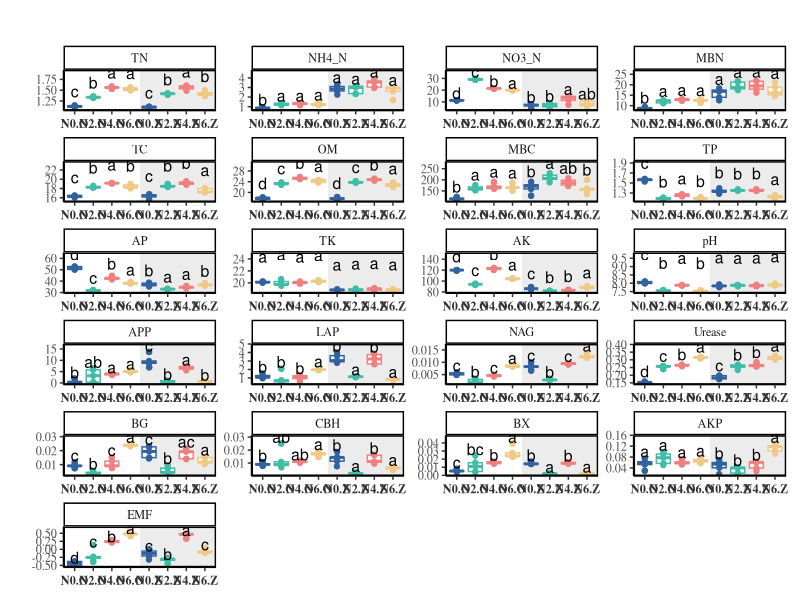

Recreate this plot in R.
setwd("C:/Users/ADMIN/Desktop/Longterm N code/Fig.S7/")
rm(list = ls())
a <- read.csv("env.csv", header = TRUE)
a$Treatment <- NULL
library(reshape2)
library(multcomp)
library(ggplot2)
library(tidyverse)
library(dplyr)

# Extract Nitrogen treatment samples
Nitrogen <- a[grepl("N0|N2|N4|N6", a$sample), ]

### Original samples
Nitrogen_O <- subset(Nitrogen, Nitrogen$Niche == "Original")
Nitrogen_z <- subset(Nitrogen, Nitrogen$Niche == "Root_zone")
Nitrogen2 <- Nitrogen_O
data <- Nitrogen2
values <- colnames(Nitrogen2)[4:24]
group <- c("group")

stat_anova <- NULL
data_list <- NULL

for (i in group) {
  for (j in values) {
    dat <- data[c(i, j)]
    names(dat) <- c('class', 'var')
    dat$class <- factor(dat$class)
    
    fit <- aov(var ~ class, dat)
    p_value <- summary(fit)[[1]][1, 5]
    
    # Determine significance level
    if (p_value < 0.001) {
      sig <- '***'
    } else if (p_value >= 0.001 & p_value < 0.01) {
      sig <- '**'
    } else if (p_value >= 0.01 & p_value < 0.05) {
      sig <- '*'
    } else {
      sig <- ''
    }
    
    stat_anova <- rbind(stat_anova, c(i, j, p_value, sig))
    
    # Tukey HSD test (multcomp package), multiple comparisons
    tuk <- cld(glht(fit, alternative = 'two.sided', linfct = mcp(class = 'Tukey')), sig = p, decreasing = TRUE)
    
    # Extract significance letters "abc" from cld() output
    sig <- data.frame(tuk$mcletters$Letters, stringsAsFactors = FALSE)
    names(sig) <- 'sig'
    sig$class <- rownames(sig)
    sig$var <- j
    
    dat_new <- dat %>% group_by(class) %>% mutate(mean = mean(var), sd = sd(var))
    dat_new2 <- unique(dat_new[, c(1, 3, 4)])
    dat_new2$class <- as.character(dat_new2$class)
    dat_new2$group <- i
    
    dat_new2 <- merge(dat_new2, sig, by = 'class')
    dat_new2 <- dat_new2[c(4, 6, 1, 2, 3, 5)]
    
    data_list <- rbind(data_list, dat_new2)
  }
}

stat_anova
data_list
ori <- data_list

library(rstatix)
Nitrogen2 <- Nitrogen_O
Nitrogen_l <- melt(Nitrogen2, id.vars = c("sample", "group", "Niche"), variable.name = "Variable", value.name = "Value")

library(dplyr)
test <- data_list
test <- test[, c(2:6)]
colnames(test)[1] <- c("Variable")
colnames(test)[2] <- c("group")

new_df <- Nitrogen2 %>% group_by(group) %>% summarize_all(max)
Nitrogen_m <- melt(new_df, id.vars = c("group", "sample", "Niche"), variable.name = "Variable", value.name = "max")
test$max <- Nitrogen_m$max[match(paste(test$Variable, test$group, sep = "_"), paste(Nitrogen_m$Variable, Nitrogen_m$group, sep = "_"))]

new_df2 <- Nitrogen2 %>% summarize_all(max)
Nitrogen_x <- melt(new_df2, id.vars = c("group", "sample", "Niche"), variable.name = "Variable", value.name = "max")
test$x <- Nitrogen_x$max[match(test$Variable, Nitrogen_x$Variable)]

colors <- c("#88CCEE", "#44AA99", "#117733", "#999933",
            "#BFDDEE", "#78C1D6", "#459F80", "#C5C297")

ori_l <- Nitrogen_l
ori_test <- test

######## RZS samples ####
Nitrogen2 <- Nitrogen_z
data <- Nitrogen2
values <- colnames(Nitrogen2)[4:24]
group <- c("group")

stat_anova <- NULL
data_list <- NULL

for (i in group) {
  for (j in values) {
    dat <- data[c(i, j)]
    names(dat) <- c('class', 'var')
    dat$class <- factor(dat$class)
    
    fit <- aov(var ~ class, dat)
    p_value <- summary(fit)[[1]][1, 5]
    
    # Determine significance level
    if (p_value < 0.001) {
      sig <- '***'
    } else if (p_value >= 0.001 & p_value < 0.01) {
      sig <- '**'
    } else if (p_value >= 0.01 & p_value < 0.05) {
      sig <- '*'
    } else {
      sig <- ''
    }
    
    stat_anova <- rbind(stat_anova, c(i, j, p_value, sig))
    
    # Tukey HSD test (multcomp package), multiple comparisons
    tuk <- cld(glht(fit, alternative = 'two.sided', linfct = mcp(class = 'Tukey')), sig = p, decreasing = TRUE)
    
    # Extract significance letters "abc" from cld() output
    sig <- data.frame(tuk$mcletters$Letters, stringsAsFactors = FALSE)
    names(sig) <- 'sig'
    sig$class <- rownames(sig)
    sig$var <- j
    
    dat_new <- dat %>% group_by(class) %>% mutate(mean = mean(var), sd = sd(var))
    dat_new2 <- unique(dat_new[, c(1, 3, 4)])
    dat_new2$class <- as.character(dat_new2$class)
    dat_new2$group <- i
    
    dat_new2 <- merge(dat_new2, sig, by = 'class')
    dat_new2 <- dat_new2[c(4, 6, 1, 2, 3, 5)]
    
    data_list <- rbind(data_list, dat_new2)
  }
}

stat_anova
data_list
rz <- data_list

library(rstatix)
Nitrogen2 <- Nitrogen_z
Nitrogen_l <- melt(Nitrogen2, id.vars = c("sample", "group", "Niche"), variable.name = "Variable", value.name = "Value")

library(dplyr)
test <- data_list
test <- test[, c(2:6)]
colnames(test)[1] <- c("Variable")
colnames(test)[2] <- c("group")

new_df <- Nitrogen2 %>% group_by(group) %>% summarize_all(max)
Nitrogen_m <- melt(new_df, id.vars = c("group", "sample", "Niche"), variable.name = "Variable", value.name = "max")
test$max <- Nitrogen_m$max[match(paste(test$Variable, test$group, sep = "_"), paste(Nitrogen_m$Variable, Nitrogen_m$group, sep = "_"))]

new_df2 <- Nitrogen2 %>% summarize_all(max)
Nitrogen_x <- melt(new_df2, id.vars = c("group", "sample", "Niche"), variable.name = "Variable", value.name = "max")
test$x <- Nitrogen_x$max[match(test$Variable, Nitrogen_x$Variable)]

colors <- c("#88CCEE", "#44AA99", "#117733", "#999933",
            "#BFDDEE", "#78C1D6", "#459F80", "#C5C297")

rz_l <- Nitrogen_l
rz_test <- test

#### Combine boxplots ####
total_l <- rbind(ori_l, rz_l)
total_test <- rbind(ori_test, rz_test)

total_l$group <- factor(total_l$group, levels = c("N0.O", "N2.O", "N4.O", "N6.O",
                                                  "N0.Z", "N2.Z", "N4.Z", "N6.Z"))

total_test$group <- factor(total_test$group, levels = c("N0.O", "N2.O", "N4.O", "N6.O",
                                                        "N0.Z", "N2.Z", "N4.Z", "N6.Z"))

# Note: 'var' variable not defined in provided code, using values instead
total_l$Variable <- factor(total_l$Variable, levels = values)
total_test$Variable <- factor(total_test$Variable, levels = values)

colors <- rep(c("#3162A0", "#3FBDA7", "#F08080", "#F0C986"), 2)

library(dplyr)
total_test <- total_test %>%
  group_by(Variable) %>%
  mutate(ymax = max(max))

p_nitrogen <- ggplot(total_l, aes(group, Value)) +
  geom_rect(aes(xmin = "N0.Z", xmax = "N6.Z", ymin = -Inf, ymax = Inf), fill = "#ECECEC", alpha = 0.3) +
  geom_rect(aes(xmin = 4.5, xmax = 8.5, ymin = -Inf, ymax = Inf), fill = "#ECECEC", alpha = 0.3) +
  geom_boxplot(aes(group, Value, color = group)) +
  facet_wrap(~Variable, ncol = 4, scales = "free") +
  geom_jitter(aes(x = group, y = Value, color = group), width = 0.01) +
  geom_text(data = total_test, aes(x = group, label = sig, y = max + ymax * 0.2), size = 4) +
  scale_color_manual(values = colors) +
  scale_fill_manual(values = colors) +
  labs(x = NULL, y = "") +
  ggtitle("") +
  theme_classic() +
  theme(
    panel.border = element_rect(color = "black", fill = NA, size = 1),
    plot.title = element_text(size = 14, hjust = 0.5, color = "#333333", face = "bold", margin = margin(b = 10)),
    axis.text.x = element_text(angle = 0, vjust = 0.5, face = "bold", color = "#333333"),
    plot.margin = margin(10, 10, 10, 10, unit = "pt"),
    legend.position = "none",
    text = element_text(family = "serif")
  )

p_nitrogen
ggsave("Fig.S7 env factor boxplot.pdf", plot = p_nitrogen, device = "pdf", dpi = 200, width = 11, height = 10)
